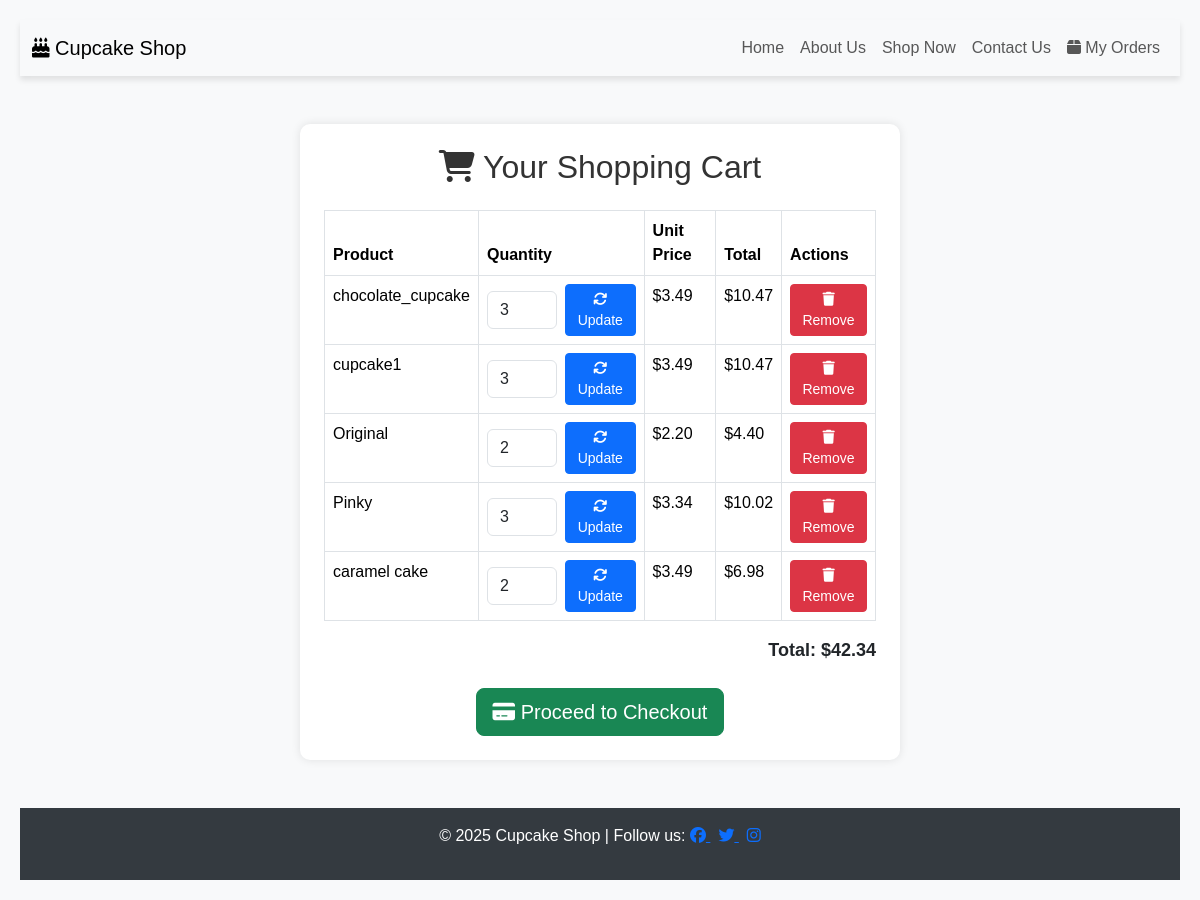
The app's page /cart/ (signed in), older data.
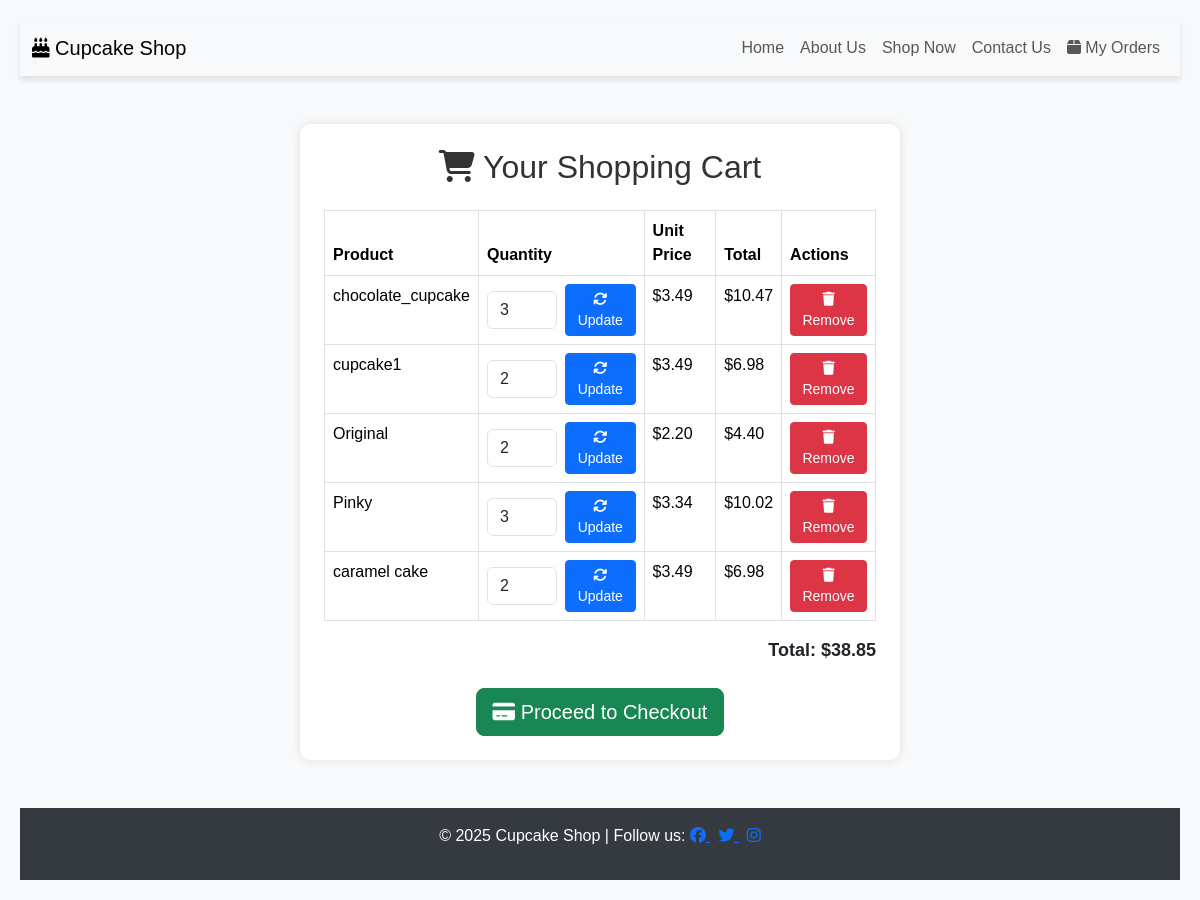
The same page, newer data.
### shop/models.py (models this page shows, shortened)
class CartItem(models.Model):
    cart = models.ForeignKey(Cart, on_delete=models.CASCADE, related_name="items")
    cupcake = models.ForeignKey('Cupcake', on_delete=models.CASCADE)
    quantity = models.PositiveIntegerField(default=1)
    class Meta:
        unique_together = ('cart', 'cupcake')  # Ensures no duplicate items
    @property
    def total_price(self):
        return self.cupcake.price * self.quantity

class Cupcake(models.Model):
    name = models.CharField(max_length=100)
    description = models.TextField()
    price = models.DecimalField(max_digits=6, decimal_places=2)
    category = models.ForeignKey(
        Category, on_delete=models.CASCADE, related_name="cupcakes"
    )
    image = models.ImageField(upload_to="cupcakes/")
    created_at = models.DateTimeField(auto_now_add=True)

### shop/views.py (the view)
# urls.py: path('cart/', views.view_cart, name='view_cart'),
@login_required
def view_cart(request):
    cart = Cart.objects.filter(user=request.user).first()
    if cart:
        cart_items = CartItem.objects.filter(cart=cart)
        total_price = sum(item.cupcake.price * item.quantity for item in cart_items)
    else:
        cart_items = []
        total_price = 0
    return render(request, 'shop/cart.html', {'cart_items': cart_items, 'total_price': total_price})

### shop/templates/shop/cart.html (shortened to what this page needs)
{% extends "base.html" %}
{% block content %}
<div class="container">
    <div class="cart-container p-4">
        <h2 class="text-center mb-4"><i class="fa-solid fa-shopping-cart"></i> Your Shopping Cart</h2>
        {% if cart_items %}
        <table class="table table-bordered text-center">
            <thead>
                <tr>
                    <th>Product</th>
                    <th>Quantity</th>
                    <th>Unit Price</th>
                    <th>Total</th>
                    <th>Actions</th>
                </tr>
            </thead>
            <tbody>
                {% for item in cart_items %}
                <tr>
                    <td>{{ item.cupcake.name }}</td>
                    <td>
                        <form action="{% url 'update_cart' item.id %}" method="POST" class="d-flex align-items-center">
                            <input type="number" name="quantity" value="{{ item.quantity }}" min="1" class="form-control me-2" style="width: 70px;">
                            <button type="submit" class="btn btn-primary btn-sm">
                                <i class="fa-solid fa-refresh"></i> Update
                            </button>
                        </form>
                    </td>
                    <td>${{ item.cupcake.price|floatformat:2 }}</td>
                    <td>${{ item.total_price|floatformat:2 }}</td>
                    <td>
                        <a href="{% url 'remove_from_cart' item.id %}" class="btn btn-danger btn-sm">
                            <i class="fa-solid fa-trash"></i> Remove
                        </a>
                    </td>
                </tr>
                {% endfor %}
            </tbody>
        </table>
        <div class="total">Total: ${{ total_price|floatformat:2 }}</div>
        <div class="text-center mt-4">
            <a href="{% url 'checkout' %}" class="btn btn-success btn-lg">
                <i class="fa-solid fa-credit-card"></i> Proceed to Checkout
            </a>
        </div>
        {% else %}
        <p class="text-center">Your cart is empty. <a href="{% url 'shop' %}" class="text-primary">Continue shopping</a>.</p>
        {% endif %}
    </div>
</div>
{% endblock %}

### templates/base.html (shortened to what this page needs)
{% load static %}
<!DOCTYPE html>
<html lang="en">
<head>
    <link href="https://cdn.jsdelivr.net/npm/bootstrap@5.3.3/dist/css/bootstrap.min.css" rel="stylesheet"
>
    <link
        href="https://cdnjs.cloudflare.com/ajax/libs/font-awesome/6.5.0/css/all.min.css"
        rel="stylesheet"
    >
    <link href="{% static 'css/bootstrap.min.css' %}" rel="stylesheet">
    <link href="{% static 'css/style.css' %}" rel="stylesheet">
</head>
<body>
    <nav class="navbar navbar-expand-lg navbar-light bg-light">
        <div class="container-fluid">
            <a class="navbar-brand" href="{% url 'home' %}">
                <i class="fas fa-birthday-cake"></i> Cupcake Shop
            </a>
            <div class="collapse navbar-collapse" id="navbarNav">
                <ul class="navbar-nav ms-auto">
                    <li class="nav-item">
                        <a class="nav-link" href="{% url 'home' %}">Home</a>
                    </li>
                    <li class="nav-item">
                        <a class="nav-link" href="{% url 'about' %}">About Us</a>
                    </li>
                    <li class="nav-item">
                        <a class="nav-link" href="{% url 'shop' %}">Shop Now</a>
                    </li>
                    <li class="nav-item">
                        <a class="nav-link" href="{% url 'contact' %}">Contact Us</a>
                    </li>
                    <li class="nav-item">
                        <a class="nav-link" href="{% url 'view_orders' %}">
                            <i class="fa-solid fa-box"></i> My Orders
                        </a>
                    </li>
                </ul>
            </div>
        </div>
    </nav>
    <div class="container my-5">
        {% block content %}{% endblock %}
    </div>
    <footer class="text-center py-3">
        <p>&copy; 2025 Cupcake Shop | Follow us:
            <a href="https://facebook.com" target="_blank" class="me-2">
                <i class="fab fa-facebook"></i>
            </a>
            <a href="https://twitter.com" target="_blank" class="me-2">
                <i class="fab fa-twitter"></i>
            </a>
            <a href="https://instagram.com" target="_blank">
                <i class="fab fa-instagram"></i>
            </a>
        </p>
    </footer>
</body>
</html>

### static/css/style.css (style rules this page uses)
body { font-family: 'Arial', sans-serif; background-color: #f9f9f9; margin: 0; padding: 0; text-align: center; }
body { font-family: Arial, sans-serif; background-color: #f8f9fa; margin: 0; padding: 20px; }
.navbar { box-shadow: 0 4px 6px rgba(0, 0, 0, 0.1); }
.cart-container { max-width: 600px; margin: 0 auto; background: white; padding: 20px; border-radius: 10px; box-shadow: 0px 0px 10px rgba(0, 0, 0, 0.1); }
h2 { color: #333; }
table { width: 100%; border-collapse: collapse; margin-top: 10px; }
th, td { border-bottom: 1px solid #ddd; padding: 10px; text-align: left; }
th { background-color: #007bff; color: white; }
.total { font-size: 18px; font-weight: bold; text-align: right; margin-top: 15px; }
footer { background-color: #343a40; color: white; padding: 10px 0; }

Row changes from the older to the newer data that the page shows:
changed CartItem "cupcake1": quantity "3" → "2"; total_price "10.47" → "6.98"
Text that changed along with them:
{{ total_price|floatformat:2 }}: "42.34" → "38.85"
